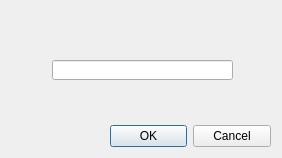
<?xml version="1.0" encoding="UTF-8"?>
<ui version="4.0">
 <class>EnteringAddress</class>
 <widget class="QDialog" name="EnteringAddress">
  <property name="geometry">
   <rect>
    <x>0</x>
    <y>0</y>
    <width>282</width>
    <height>158</height>
   </rect>
  </property>
  <property name="windowTitle">
   <string>Dialog</string>
  </property>
  <widget class="QDialogButtonBox" name="buttonBox">
   <property name="geometry">
    <rect>
     <x>110</x>
     <y>120</y>
     <width>161</width>
     <height>32</height>
    </rect>
   </property>
   <property name="orientation">
    <enum>Qt::Horizontal</enum>
   </property>
   <property name="standardButtons">
    <set>QDialogButtonBox::Cancel|QDialogButtonBox::Ok</set>
   </property>
  </widget>
  <widget class="QLineEdit" name="lineEdit">
   <property name="geometry">
    <rect>
     <x>52</x>
     <y>60</y>
     <width>181</width>
     <height>20</height>
    </rect>
   </property>
  </widget>
 </widget>
 <resources/>
 <connections>
  <connection>
   <sender>buttonBox</sender>
   <signal>accepted()</signal>
   <receiver>EnteringAddress</receiver>
   <slot>accept()</slot>
   <hints>
    <hint type="sourcelabel">
     <x>248</x>
     <y>254</y>
    </hint>
    <hint type="destinationlabel">
     <x>157</x>
     <y>274</y>
    </hint>
   </hints>
  </connection>
  <connection>
   <sender>buttonBox</sender>
   <signal>rejected()</signal>
   <receiver>EnteringAddress</receiver>
   <slot>reject()</slot>
   <hints>
    <hint type="sourcelabel">
     <x>316</x>
     <y>260</y>
    </hint>
    <hint type="destinationlabel">
     <x>286</x>
     <y>274</y>
    </hint>
   </hints>
  </connection>
 </connections>
</ui>
